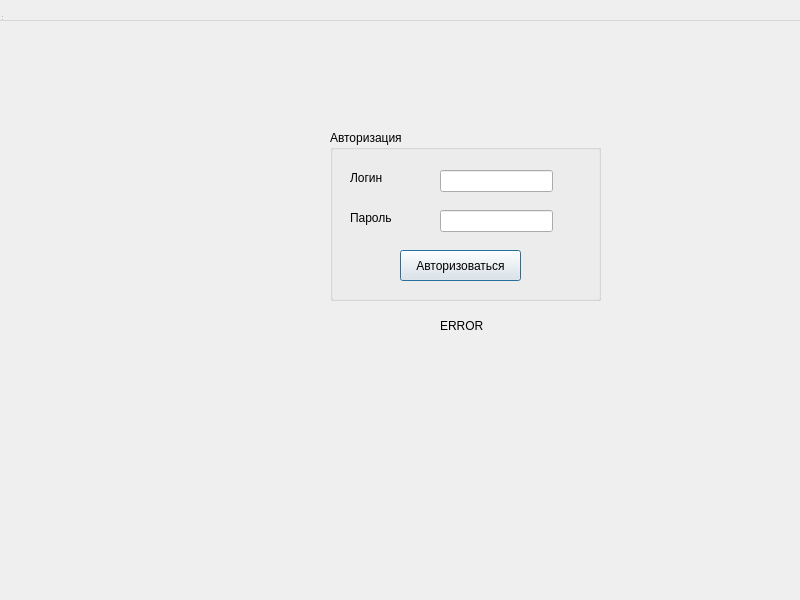
<?xml version="1.0" encoding="UTF-8"?>
<ui version="4.0">
 <class>Avtoriz</class>
 <widget class="QDialog" name="Avtoriz">
  <property name="geometry">
   <rect>
    <x>0</x>
    <y>0</y>
    <width>800</width>
    <height>600</height>
   </rect>
  </property>
  <property name="windowTitle">
   <string>Dialog</string>
  </property>
  <widget class="QWidget" name="centralwidget" native="true">
   <property name="geometry">
    <rect>
     <x>-30</x>
     <y>20</y>
     <width>811</width>
     <height>471</height>
    </rect>
   </property>
   <widget class="QGroupBox" name="groupBox">
    <property name="geometry">
     <rect>
      <x>360</x>
      <y>110</y>
      <width>271</width>
      <height>171</height>
     </rect>
    </property>
    <property name="title">
     <string>Авторизация</string>
    </property>
    <widget class="QLabel" name="label">
     <property name="geometry">
      <rect>
       <x>20</x>
       <y>40</y>
       <width>55</width>
       <height>16</height>
      </rect>
     </property>
     <property name="text">
      <string>Логин</string>
     </property>
    </widget>
    <widget class="QLabel" name="label_2">
     <property name="geometry">
      <rect>
       <x>20</x>
       <y>80</y>
       <width>55</width>
       <height>16</height>
      </rect>
     </property>
     <property name="text">
      <string>Пароль</string>
     </property>
    </widget>
    <widget class="QLineEdit" name="login">
     <property name="geometry">
      <rect>
       <x>110</x>
       <y>40</y>
       <width>113</width>
       <height>22</height>
      </rect>
     </property>
    </widget>
    <widget class="QLineEdit" name="pass">
     <property name="geometry">
      <rect>
       <x>110</x>
       <y>80</y>
       <width>113</width>
       <height>22</height>
      </rect>
     </property>
    </widget>
    <widget class="QPushButton" name="pushButton">
     <property name="geometry">
      <rect>
       <x>70</x>
       <y>120</y>
       <width>121</width>
       <height>31</height>
      </rect>
     </property>
     <property name="text">
      <string>Авторизоваться</string>
     </property>
    </widget>
   </widget>
   <widget class="QLabel" name="label_3">
    <property name="geometry">
     <rect>
      <x>130</x>
      <y>60</y>
      <width>631</width>
      <height>331</height>
     </rect>
    </property>
    <property name="text">
     <string/>
    </property>
    <property name="pixmap">
     <pixmap>../ABC_foto/PicsArt_05-25-04_30_53.jpg</pixmap>
    </property>
   </widget>
   <widget class="QLabel" name="label_error">
    <property name="geometry">
     <rect>
      <x>470</x>
      <y>280</y>
      <width>61</width>
      <height>51</height>
     </rect>
    </property>
    <property name="text">
     <string>ERROR</string>
    </property>
   </widget>
   <zorder>label_3</zorder>
   <zorder>groupBox</zorder>
   <zorder>label_error</zorder>
  </widget>
  <widget class="QMenuBar" name="menubar">
   <property name="geometry">
    <rect>
     <x>0</x>
     <y>0</y>
     <width>800</width>
     <height>21</height>
    </rect>
   </property>
  </widget>
  <widget class="QStatusBar" name="statusbar">
   <property name="geometry">
    <rect>
     <x>0</x>
     <y>0</y>
     <width>3</width>
     <height>22</height>
    </rect>
   </property>
  </widget>
 </widget>
 <resources/>
 <connections/>
</ui>
